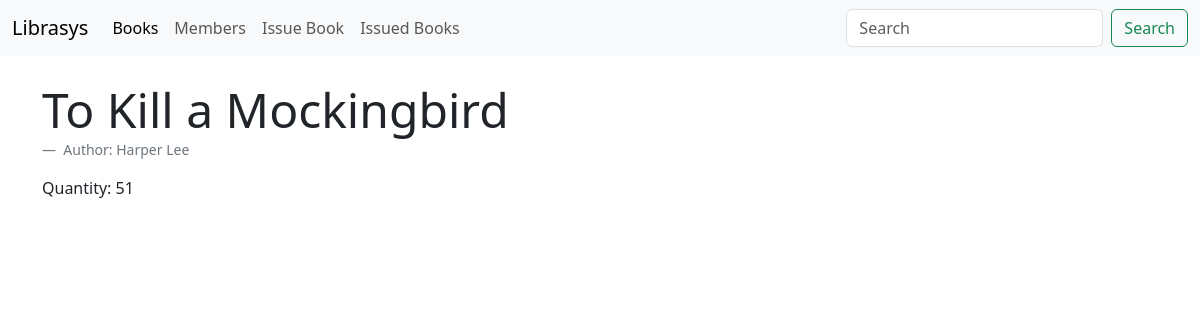
The page /book_detail/1/ on the database its author committed.
### library/models.py (models this page shows, shortened)
class Book(models.Model):
    book_id = models.AutoField(primary_key=True)
    title = models.CharField(max_length=50, null=True)
    author = models.CharField(max_length=50, null=True)
    quantity = models.IntegerField(default=0, null=True)

### library/views.py (the view)
# urls.py: path('book_detail/<int:pk>/', views.book_detail, name="book_detail"),
def book_detail(request, pk):
    book = Book.objects.get(pk=pk)
    return render(request, 'book_detail.html', {'book': book })

### library/templates/book_detail.html
{% extends 'index.html' %}
{% block content %}
<div class="container" style="padding-top: 25px;">
    <figure class="text-start">
        <blockquote class="blockquote">
          <h1 class="display-5">{{ book.title }}</h1>
        </blockquote>
        <figcaption class="blockquote-footer">
            Author: {{ book.author }}
        </figcaption>
        <p>Quantity: {{ book.quantity }}</p>
      </figure>
</div>
{% endblock %}

### rows shown on the page
Book: title "To Kill a Mockingbird", author "Harper Lee", quantity "51"
